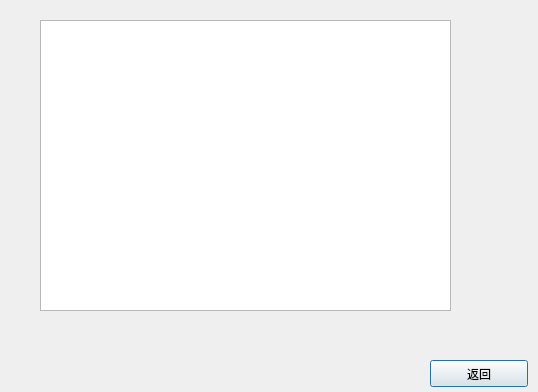
<?xml version="1.0" encoding="UTF-8"?>
<ui version="4.0">
 <class>rz</class>
 <widget class="QDialog" name="rz">
  <property name="geometry">
   <rect>
    <x>0</x>
    <y>0</y>
    <width>538</width>
    <height>392</height>
   </rect>
  </property>
  <property name="windowTitle">
   <string>Dialog</string>
  </property>
  <widget class="QTextBrowser" name="textBrowser">
   <property name="geometry">
    <rect>
     <x>40</x>
     <y>20</y>
     <width>411</width>
     <height>291</height>
    </rect>
   </property>
  </widget>
  <widget class="QPushButton" name="pushButton">
   <property name="geometry">
    <rect>
     <x>430</x>
     <y>360</y>
     <width>98</width>
     <height>27</height>
    </rect>
   </property>
   <property name="text">
    <string>返回</string>
   </property>
  </widget>
 </widget>
 <resources/>
 <connections/>
</ui>
